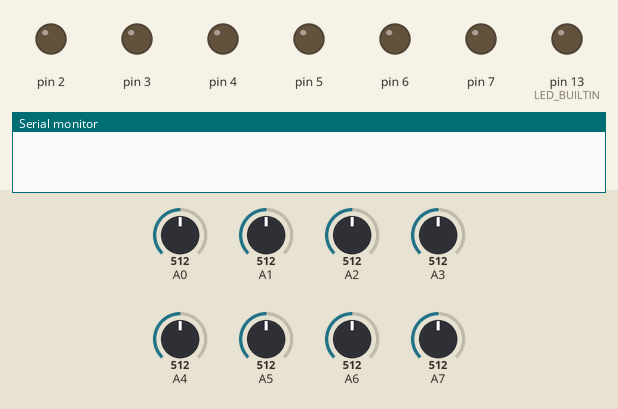
This sketch was run on a simulated Arduino Nano, built with avr-gcc and run on an emulated ATmega328P. Shown: output pins drawn as LEDs (lit = HIGH), the last lines printed to the serial monitor. The inputs (shaded band) are chosen by the test bench; at power-on: A0 = 512, A1 = 512, A2 = 512, A3 = 512, A4 = 512, A5 = 512, A6 = 512, A7 = 512.

Above: at 0.1 s.
At 0.6 s:
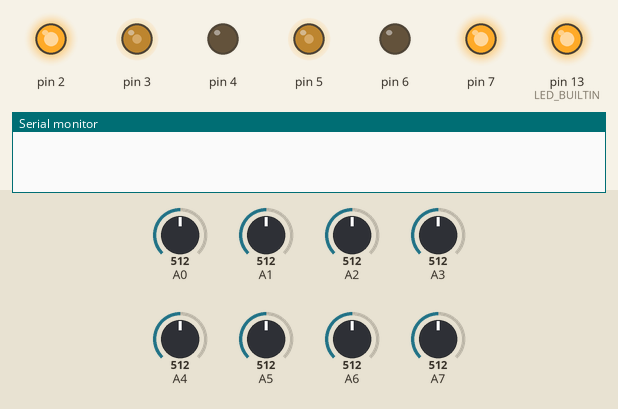
At 10.6 s:
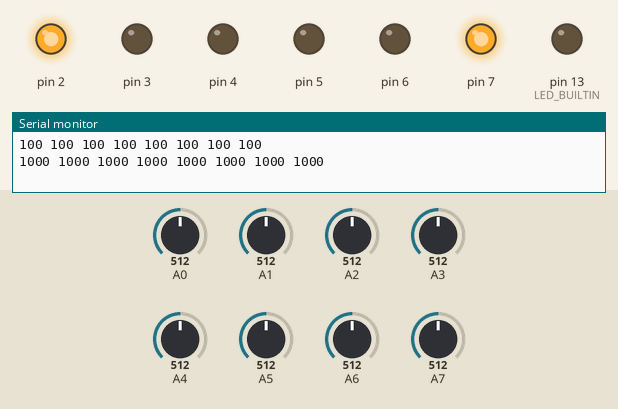
Timing chart, 0 to 12.1 s (numbered marks = the images above):
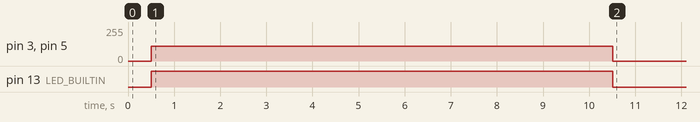

The sketch:

Teste28-09.ino
```cpp
#include <QTRSensors.h>

#define MOTOR_A 1
#define MOTOR_B 2
#define HORARIO true
#define ANTIHORARIO false


// This example is designed for use with six analog QTR sensors. These
// reflectance sensors should be connected to analog pins A0 to A5. The
// sensors' emitter control pin (CTRL or LEDON) can optionally be connected to
// digital pin 2, or you can leave it disconnected and remove the call to
// setEmitterPin().
//
// The setup phase of this example calibrates the sensors for ten seconds and
// turns on the Arduino's LED (usually on pin 13) while calibration is going
// on. During this phase, you should expose each reflectance sensor to the
// lightest and darkest readings they will encounter. For example, if you are
// making a line follower, you should slide the sensors across the line during
// the calibration phase so that each sensor can get a reading of how dark the
// line is and how light the ground is. Improper calibration will result in
// poor readings.
//
// The main loop of the example reads the calibrated sensor values and uses
// them to estimate the position of a line. You can test this by taping a piece
// of 3/4" black electrical tape to a piece of white paper and sliding the
// sensor across it. It prints the sensor values to the serial monitor as
// numbers from 0 (maximum reflectance) to 1000 (minimum reflectance) followed
// by the estimated location of the line as a number from 0 to 5000. 1000 means
// the line is directly under sensor 1, 2000 means directly under sensor 2,
// etc. 0 means the line is directly under sensor 0 or was last seen by sensor
// 0 before being lost. 5000 means the line is directly under sensor 5 or was
// last seen by sensor 5 before being lost.

QTRSensors qtr;

const uint8_t SensorCount = 8;
uint16_t sensorValues[SensorCount];

void setup()
{

  for (int i = 2; i < 8; i++){
       pinMode(i,OUTPUT);}

  // configure the sensors
  qtr.setTypeAnalog();
  qtr.setSensorPins((const uint8_t[]){A0, A1, A2, A3, A4, A5, A6, A7}, SensorCount);
  qtr.setEmitterPin(12);

  delay(500);
  pinMode(LED_BUILTIN, OUTPUT);
  digitalWrite(LED_BUILTIN, HIGH); // turn on Arduino's LED to indicate we are in calibration mode

  // analogRead() takes about 0.1 ms on an AVR.
  // 0.1 ms per sensor * 4 samples per sensor read (default) * 6 sensors
  // * 10 reads per calibrate() call = ~24 ms per calibrate() call.
  // Call calibrate() 400 times to make calibration take about 10 seconds.
  for (uint16_t i = 0; i < 400; i++)
  {
    acionaMotor(MOTOR_A,HORARIO, 110);
    acionaMotor(MOTOR_B,ANTIHORARIO, 110);
    qtr.calibrate();
  }

  acionaMotor(MOTOR_A,HORARIO, 0);
  acionaMotor(MOTOR_B,ANTIHORARIO, 0);
  digitalWrite(LED_BUILTIN, LOW); // turn off Arduino's LED to indicate we are through with calibration

  // print the calibration minimum values measured when emitters were on
  Serial.begin(9600);
  for (uint8_t i = 0; i < SensorCount; i++)
  {


    Serial.print(qtr.calibrationOn.minimum[i]);
    Serial.print(' ');
  }


  Serial.println();

  // print the calibration maximum values measured when emitters were on
  for (uint8_t i = 0; i < SensorCount; i++)
  {
    Serial.print(qtr.calibrationOn.maximum[i]);
    Serial.print(' ');
  }
  Serial.println();
  Serial.println();
  delay(1000);
}

void loop()
{
  // read calibrated sensor values and obtain a measure of the line position
  // from 0 to 5000 (for a white line, use readLineWhite() instead)
  uint16_t position = qtr.readLineBlack(sensorValues);

  // print the sensor values as numbers from 0 to 1000, where 0 means maximum
  // reflectance and 1000 means minimum reflectance, followed by the line
  // position
  for (uint8_t i = 0; i < SensorCount; i++)
  {
    Serial.print(sensorValues[i]);
    Serial.print('\t');
  }
  Serial.println(position);

  delay(250);
}

void acionaMotor(int motor, boolean sentido, int velocidade){
if (motor == MOTOR_A){
digitalWrite(2,sentido);
digitalWrite(4,!sentido);
analogWrite(3,velocidade);
}
else if (motor == MOTOR_B){
digitalWrite(6,sentido);
digitalWrite(7,!sentido);
analogWrite(5,velocidade);
}
}
```
